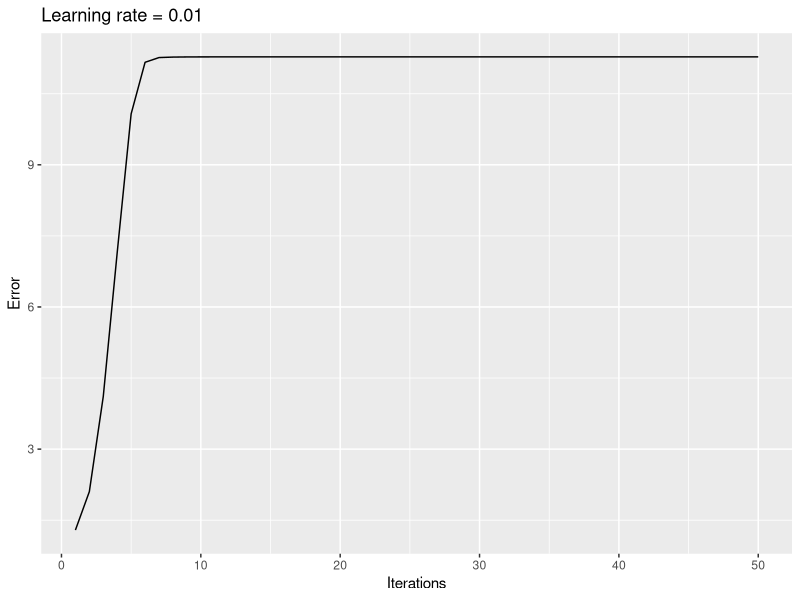
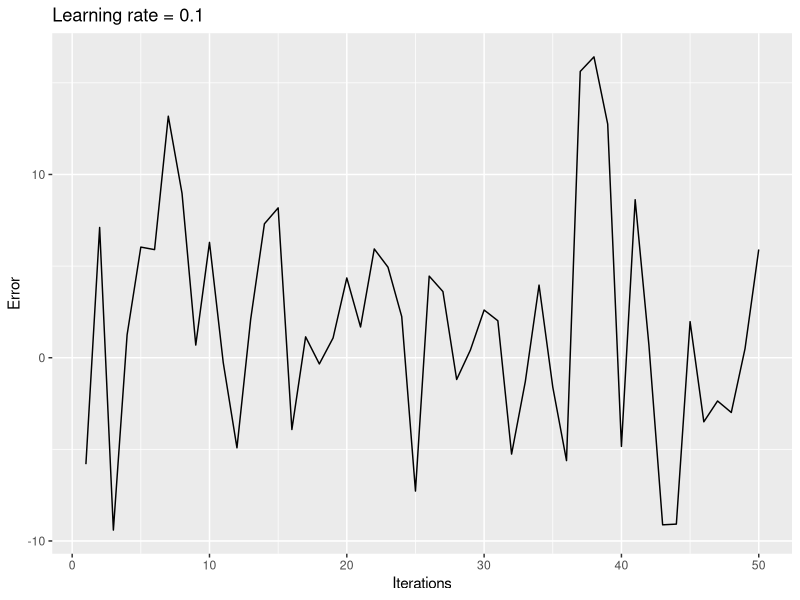

R code for these plots, in order:
## ---- chunk 1
knitr::opts_chunk$set(echo = TRUE, comment = ">>")
set.seed(1000000007)

# Función para verificar si un paquete está instalado o no
is.installed <- function(paquete) is.element(
  paquete, installed.packages())

if (!is.installed("ggplot2"))
  install.packages("ggplot2", dependencies = T)
if (!is.installed("gridExtra"))
  install.packages("gridExtra", dependencies = T)

library(ggplot2)
library(gridExtra)  # for presenting plots side by side
## ---- chunk 2
learning.ratio <- 0.1
w <- as.double(c(1, 1))

ErrorFunction <- function(u,v) 
  (u * exp(v) - 2 * v * exp(-u)) ^ 2
dEdu <- function(u, v)
  2 * exp(-2 * u) * (u * exp(u + v) - 2 * v) * (exp(u + v) + 2 * v)
dEdv <- function(u, v)
  2 * exp(-2 * u) * (u * exp(u + v) - 2) * (u * exp(u + v) - 2 * v)

cost <- 10000
nIters <- 0
while (cost > 1e-14) {
  u <-  w[1] - dEdu(w[1], w[2]) * learning.ratio
  v <-  w[2] - dEdv(w[1], w[2]) * learning.ratio
  w <- c(u,v)
  cost <- ErrorFunction(w[1], w[2])
  nIters <- nIters + 1
}
cat("Number of iterations until cost is below 1e-14:", nIters)

## ---- chunk 3
GradientDescent <- function(initial.point = c(1,1), 
                            ErrorFunction,
                            dEdx,
                            dEdy,
                            learning.ratio = 0.1,
                            maxIters = 100,
                            best.points = F) {
  # Compute gradient descent
  #
  # Args:
  #   initial.point:  The point from where to start
  #   ErrorFunction: Error function to minimize
  #   dEdx: Partial derivative of x
  #   dEdy: Partial derivative of y
  #   learning.ratio: The ratio at which to learn
  #   maxIters: How many iterations as maximun
  #   best.points: If true, returned value includes best x,y and its error
  #   
  #  Returns:
  #    A list with (cost, cost.history, x, y, nIters. [best])
  current.cost <- Inf
  best.cost <- Inf
  nIters <- 0
  w <- initial.point
  cost.history <- ErrorFunction(initial.point[1], initial.point[2])
  
  while (nIters < maxIters) {
    
    x <-  w[1] - dEdx(w[1], w[2]) * learning.ratio
    y <-  w[2] - dEdy(w[1], w[2]) * learning.ratio
    w <- c(x,y)
    
    current.cost <- ErrorFunction(w[1], w[2])
    cost.history <- c(cost.history, current.cost)
    
    if (best.points == T && current.cost < best.cost) {
      best.x <- x
      best.y <- y
      best.cost <- current.cost
    }
    
    nIters <- nIters + 1
  }
  r <- list(cost = current.cost, cost.history = cost.history[-1], iters = nIters)
  
  if (best.points == T) {
    r$best = list(x = best.x, y = best.y, error = best.cost)
  }
  
  r
}

ErrorFunc <- function(x, y) 
  x ^ 2 + 2 * y ^ 2 + 2 * sin(2 * pi * x) * (2 * pi * y)
dEdx <- function(x, y)
  2 * (2 * pi * cos(2 * pi * x) * sin(2 * pi * y) + x)
dEdy <- function(x, y)
  4 * (pi * sin(2 * pi * x) * cos(2 * pi * y) + y )

result <- mapply(GradientDescent, 
       learning.ratio = c(0.01, 0.1), 
       MoreArgs = list(ErrorFunction = ErrorFunc,
                                dEdx = dEdx,
                                dEdy = dEdy,
                            maxIters = 50))

qplot(c(1:50), result[,1]$cost.history, 
      geom = "line", xlab = "Iterations", ylab = "Error", main = "Learning rate = 0.01")
qplot(c(1:50), result[,2]$cost.history, 
      geom = "line", xlab = "Iterations", ylab = "Error", main = "Learning rate = 0.1")
## ---- chunk 4
result <- mapply(GradientDescent, 
       learning.ratio = c(rep(.01, 4), rep(.1, 4)), 
       initial.point = list(c(.1, .1), c(1,1), c(-.5, -.5), c(-1,-1)),
       MoreArgs = list(ErrorFunction = ErrorFunc,
                                dEdx = dEdx,
                                dEdy = dEdy,
                            maxIters = 50,
                            best.points = T))
## ---- chunk 5
data <- data.frame(L.Rate    = c(rep(.01, 4), rep(.1, 4)),
           points = c("(.1,.1)","(1,1)","(-.5,-.5)","(-1,-1)",
                      "(.1,.1)","(1,1)","(-.5,-.5)","(-1,-1)"),
           x      = c(result[,1]$best$x, result[,2]$best$x, result[,3]$best$x, result[,4]$best$x,
                          result[,5]$best$x, result[,6]$best$x, result[,7]$best$x, result[,8]$best$x),
           y      = c(result[,1]$best$y, result[,2]$best$y, result[,3]$best$y, result[,4]$best$y,
                          result[,5]$best$y, result[,6]$best$y, result[,7]$best$y, result[,8]$best$y),
           error  = c(result[,1]$best$error, result[,2]$best$error, result[,3]$best$error, result[,4]$best$error,
                          result[,5]$best$error, result[,6]$best$error, result[,7]$best$error, result[,8]$best$error)
           
        )
knitr::kable(data, caption = "Comparison between learning rates and starting points")
